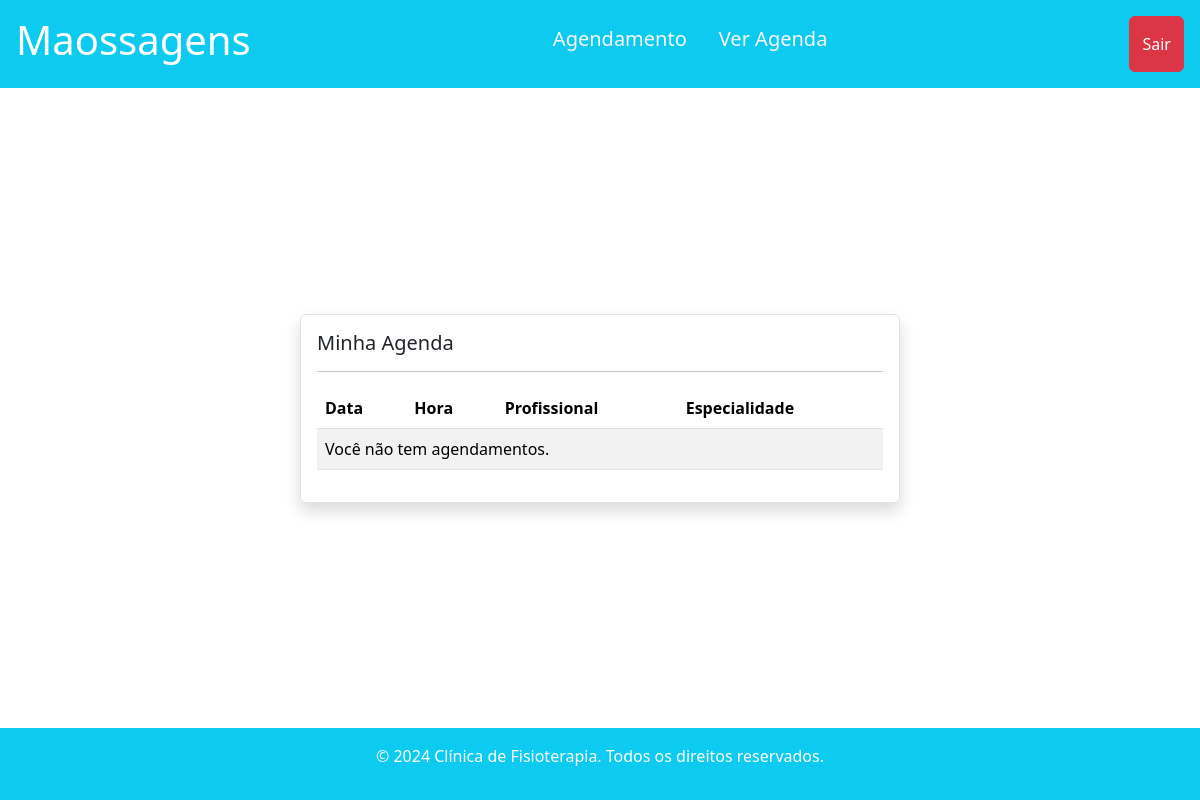
/agenda/ver_agenda/ (signed in), run on an earlier commit of the app's database.
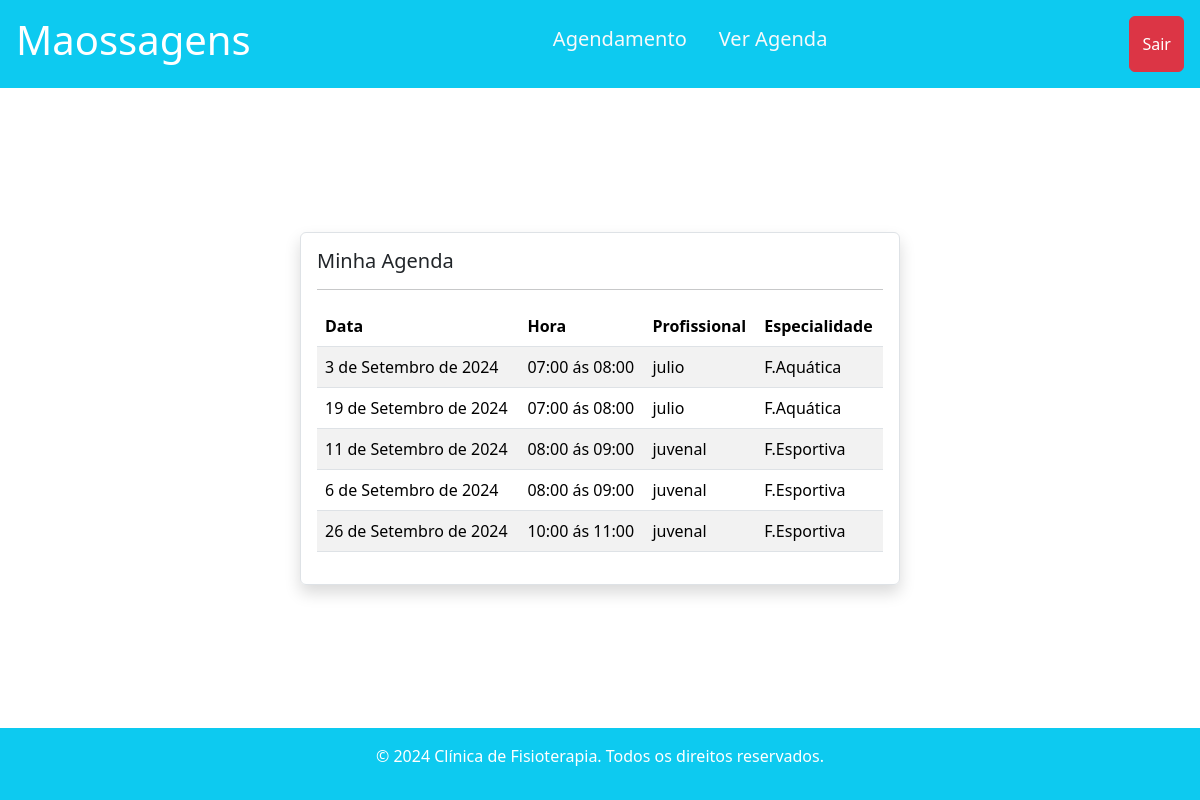
And on a later commit of the database.
### agenda/models.py (models this page shows, shortened)
class Agendamento(models.Model):
    HORARIOS = (
        ("1", "07:00 ás 08:00"),
        ("2", "08:00 ás 09:00"),
        ("3", "09:00 ás 10:00"),
        ("4", "10:00 ás 11:00"),
        ("5", "11:00 ás 12:00"),
    )
    def validar_dia(value):
        today = date.today()
        weekday = date.fromisoformat(f'{value}').weekday()
        if value < today:
            raise ValidationError('Não é possivel escolher um data atrasada.')
        if (weekday == 5) or (weekday == 6):
            raise ValidationError('Escolha um dia útil da semana.')
    paciente = models.ForeignKey(Paciente, on_delete=models.DO_NOTHING)
    profissional = models.ForeignKey(Profissional, on_delete=models.DO_NOTHING)
    especialidade = models.ForeignKey(Especialidade, on_delete=models.DO_NOTHING)
    data = models.DateField(help_text="Insira uma data para agenda", validators=[validar_dia], default=date.today())
    hora = models.CharField(max_length=60, choices=HORARIOS)
    class Meta:
        verbose_name = 'Agenda'

### profissional/models.py (models this page shows)
class Profissional(models.Model):
    nome = models.CharField(max_length=255)
    area_especializacao = models.ForeignKey(Especialidade, on_delete=models.DO_NOTHING)
    telefone = models.CharField(max_length=20)
    email = models.EmailField()
    def __str__(self):
        return self.nome

class Especialidade(models.Model):
    especialidade = models.CharField(max_length=100)
    def __str__(self):
        return self.especialidade

### agenda/views.py (the view)
# urls.py: path('ver_agenda/', views.ver_agenda, name="ver_agenda"),
def ver_agenda(request):
    if request.session.get('paciente'):
        paciente_id = request.session.get('paciente')
        paciente = Paciente.objects.get(id=paciente_id)
        agendamentos = Agendamento.objects.filter(paciente=paciente)
        return render(request, 'ver_agenda.html', {'agendamentos': agendamentos})
    else:
        return redirect('/paciente/login_paciente/')

### agenda/templates/ver_agenda.html (shortened to what this page needs)
{% extends "base.html" %}
{% block 'body' %}
<header>
    <div class="container-fluid d-flex  justify-content-between bg-info text-white p-3">
        <h1>Maossagens</h1>
       {% include 'partials/barra_nav.html' %}
       <a href="{% url 'sair' %}" class="btn btn-danger d-flex text-center align-items-center">Sair</a>
    </div>
</header>
<main class="flex-fill d-flex flex-row align-items-center justify-content-center">
    <div class="container w-50 border rounded p-3 m-4 shadow">
        <h1 class='fs-5'>Minha Agenda</h1>
        <hr>
        <table class="table table-striped">
            <thead>
                <tr>
                    <th>Data</th>
                    <th>Hora</th>
                    <th>Profissional</th>
                    <th>Especialidade</th>
                </tr>
            </thead>
            <tbody>
                {% for agendamento in agendamentos %}
                <tr>
                    <td>{{ agendamento.data }}</td>
                    <td>{{ agendamento.get_hora_display }}</td>
                    <td>{{ agendamento.profissional }}</td>
                    <td>{{ agendamento.especialidade }}</td>
                </tr>
                {% empty %}
                    <tr>
                        <td colspan="4">Você não tem agendamentos.</td>
                    </tr>
                {% endfor %}
            </tbody>
        </table>
    </div>
</main>
{% endblock 'body' %}

What changed in the data, as far as the page shows it:
added Agendamento: data "3 de Setembro de 2024", hora "07:00 ás 08:00", profissional "julio", especialidade "F.Aquática"
added Agendamento: data "19 de Setembro de 2024", hora "07:00 ás 08:00", profissional "julio", especialidade "F.Aquática"
added Agendamento: data "11 de Setembro de 2024", hora "08:00 ás 09:00", profissional "juvenal", especialidade "F.Esportiva"
added Agendamento: data "6 de Setembro de 2024", hora "08:00 ás 09:00", profissional "juvenal", especialidade "F.Esportiva"
added Agendamento: data "26 de Setembro de 2024", hora "10:00 ás 11:00", profissional "juvenal", especialidade "F.Esportiva"
Also different on the page:
text no longer shown: "Você não tem agendamentos."
